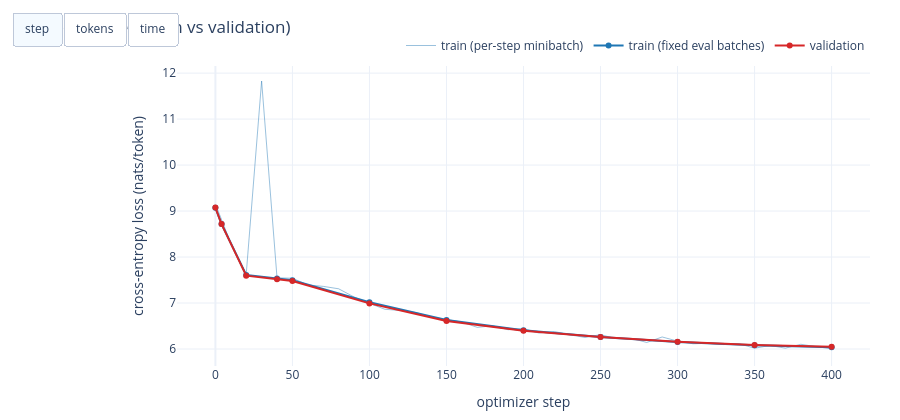

Here is the notebook cell this chart was saved with:
### Code cell
from jp_llm_lab.visualization import curves
records = read_jsonl(M2_RUN / "metrics.jsonl")
config = load_json(M2_RUN / "config.json")
summary = load_json(M2_RUN / "summary.json")
print(f'params {config["param_breakdown"]["total"]:,}  '
      f'tokens {summary["tokens_seen"]:,}  wallclock {summary["wallclock_sec"]:.1f}s')
curves.loss_curves_figure(records).show()

### Figure 1 — Plotly figure (JSON) as saved in the notebook; plotly's stock layout.template omitted (floating-point values rounded to 4 significant figures)
{"data": [{"line": {"color": "#1f77b4", "width": 1}, "mode": "lines", "name": "train (per-step minibatch)", "opacity": 0.45, "type": "scatter", "x": [1, 10, 20, 30, 40, 50, 60, 70, 80, 90, 100, 110, 120, 130, 140, 150, 160, 170, 180, 190, 200, 210, 220, 230, 240, 250, 260, 270, 280, 290, 300, 310, 320, 330, 340, 350, 360, 370, 380, 390, 400], "y": [9.07, 8.3, 7.624, 11.83, 7.548, 7.54, 7.393, 7.363, 7.31, 7.132, 6.993, 6.865, 6.838, 6.794, 6.698, 6.644, 6.586, 6.471, 6.505, 6.419, 6.444, 6.347, 6.382, 6.308, 6.251, 6.313, 6.225, 6.232, 6.143, 6.262, 6.172, 6.114, 6.123, 6.097, 6.113, 6.018, 6.076, 6.019, 6.103, 6.051, 6.007]}, {"line": {"color": "#1f77b4"}, "mode": "lines+markers", "name": "train (fixed eval batches)", "type": "scatter", "x": [0, 4, 20, 40, 50, 100, 150, 200, 250, 300, 350, 400], "y": [9.072, 8.717, 7.612, 7.534, 7.498, 7.017, 6.632, 6.409, 6.263, 6.154, 6.082, 6.038]}, {"line": {"color": "#d62728"}, "mode": "lines+markers", "name": "validation", "type": "scatter", "x": [0, 4, 20, 40, 50, 100, 150, 200, 250, 300, 350, 400], "y": [9.075, 8.717, 7.595, 7.516, 7.48, 6.992, 6.609, 6.396, 6.259, 6.157, 6.089, 6.048]}], "layout": {"font": {"size": 12}, "height": 420, "legend": {"orientation": "h", "x": 1, "xanchor": "right", "y": 1.02, "yanchor": "bottom"}, "margin": {"b": 50, "l": 60, "r": 30, "t": 60}, "title": {"text": "Loss curves (train vs validation)"}, "updatemenus": [{"buttons": [{"args": [{"x": [[1, 10, 20, 30, 40, 50, 60, 70, 80, 90, 100, 110, 120, 130, 140, 150, 160, 170, 180, 190, 200, 210, 220, 230, 240, 250, 260, 270, 280, 290, 300, 310, 320, 330, 340, 350, 360, 370, 380, 390, 400], [0, 4, 20, 40, 50, 100, 150, 200, 250, 300, 350, 400], [0, 4, 20, 40, 50, 100, 150, 200, 250, 300, 350, 400]]}, {"xaxis": {"title": {"text": "optimizer step"}}}], "label": "step", "method": "update"}, {"args": [{"x": [[24576, 245760, 491520, 737280, 983040, 1228800, 1474560, 1720320, 1966080, 2211840, 2457600, 2703360, 2949120, 3194880, 3440640, 3686400, 3932160, 4177920, 4423680, 4669440, 4915200, 5160960, 5406720, 5652480, 5898240, 6144000, 6389760, 6635520, 6881280, 7127040, 7372800, 7618560, 7864320, 8110080, 8355840, 8601600, 8847360, 9093120, 9338880, 9584640, 9830400], [0, 98304, 491520, 983040, 1228800, 2457600, 3686400, 4915200, 6144000, 7372800, 8601600, 9830400], [0, 98304, 491520, 983040, 1228800, 2457600, 3686400, 4915200, 6144000, 7372800, 8601600, 9830400]]}, {"xaxis": {"title": {"text": "tokens seen"}}}], "label": "tokens", "method": "update"}, {"args": [{"x": [[3.507, 6.101, 6.51, 9.458, 9.876, 12.72, 14.0, 14.41, 14.83, 15.23, 15.66, 18.09, 18.5, 18.91, 19.33, 19.75, 21.06, 21.47, 21.91, 22.32, 22.76, 25.79, 26.19, 26.61, 27.02, 27.43, 28.73, 29.14, 29.56, 29.98, 30.39, 33.17, 33.59, 34.02, 34.44, 34.88, 36.18, 36.59, 37.01, 37.42, 37.83], [1.298, 4.525, 7.393, 10.76, 13.6, 16.54, 20.64, 23.65, 28.33, 31.3, 35.76, 38.73], [1.298, 4.525, 7.393, 10.76, 13.6, 16.54, 20.64, 23.65, 28.33, 31.3, 35.76, 38.73]]}, {"xaxis": {"title": {"text": "wall-clock sec"}}}], "label": "time", "method": "update"}], "direction": "right", "type": "buttons", "x": 0.0, "y": 1.18}], "xaxis": {"title": {"text": "optimizer step"}}, "yaxis": {"title": {"text": "cross-entropy loss (nats/token)"}}}}
